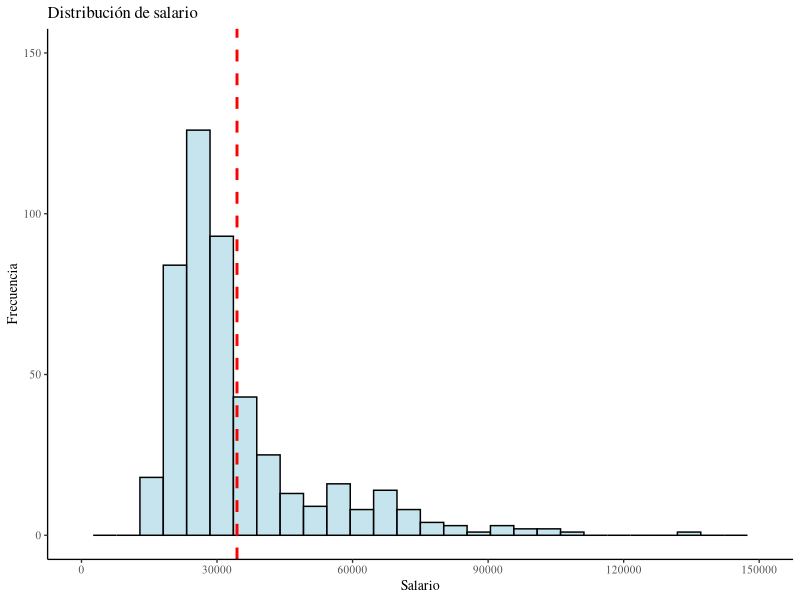
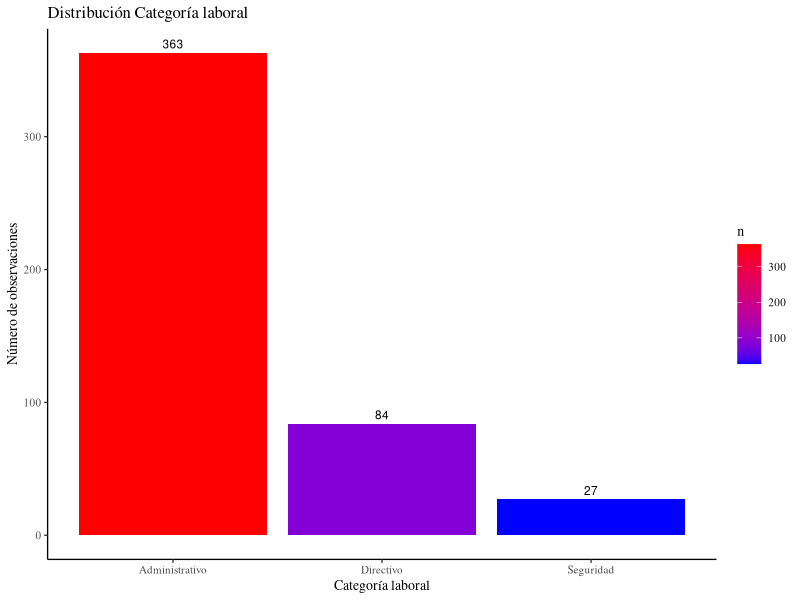

These charts were generated, in order, by the following R code: (Note: this script raises an error after producing the figures.)
#===============================================================================
# CURSO:   INICIACION A R PARA EL ANALISIS ESTADISTICO
# SCRIPT:  4. Visualizacion de datos en R
# AUTORES: Miguel A. Sorrel
# VERSION:   3.0
#===============================================================================

# Nota: Se omiten tildes

#===============================================================================
# 0. Importar la base de datos y cargar paquetes utiles
#===============================================================================

library(tidyverse)
library(ggplot2)

dat <- foreign::read.spss(file = "Empleados.sav", # Nombre del archivo (incluyendo la extension)
                          to.data.frame = TRUE) # Convertir en data frame?
spss.date <- function(x) as.Date(x/86400, origin = "1582-10-14")
dat$fechnac <- spss.date(dat$fechnac) # Transformar fechas de SPSS a fechas inteligibles
rm(spss.date) # Eliminar la funcion spss.date del Entorno

#----------------------------
# 1. Una variable continua
#----------------------------

dat %>%
  ggplot(aes(x = salario)) + 
  geom_histogram(fill = "lightblue", color = "black", alpha = 0.7) +
  geom_vline(xintercept = mean(dat$salario), color = "red", linetype = "dashed", size = 1) +
  scale_x_continuous(limits = c(0, 150000), breaks = seq(0, 150000, by = 30000)) +
  ylim(0, 150) +
  labs(title = "Distribución de salario",
       x = "Salario",
       y = "Frecuencia") +
  theme_classic(base_size = 10, base_family = "serif") 

#------------------------------
# 2. Una variable categorica
#------------------------------

# Categoria laboral
dat %>%
  count(catlab) %>%
  arrange(desc(n)) %>%
  ggplot(aes(x = reorder(catlab, -n), y = n, fill = n)) +
  geom_bar(stat = "identity") +
  scale_fill_gradient(low = "blue", high = "red") + 
  geom_text(aes(label = n), vjust = -0.5, size = 3) +  
  labs(title = "Distribución Categoría laboral", 
       x = "Categoría laboral", 
       y = "Número de observaciones") +
  theme_classic(base_size = 10, base_family = "serif")

#---------------------------------------------
# 3. Una variable continua y una o más categoricas
#---------------------------------------------

# Salario x Categoria laboral x sexo

dat %>% 
  ggplot(aes(x = reorder(catlab, salario,na.rm = TRUE), y = salario, fill = sexo)) +
  geom_boxplot() +
  geom_hline(yintercept = mean(salario), color = "blue", linetype = "dashed", size = 1) +
  scale_y_continuous(limits = c(0, 150000)) +
  theme(axis.text.x = element_text(angle = 45, hjust = 1)) +
  labs(title = "Distribución Salario por Categoría laboral y Sexo", 
       x = "Categoría laboral", 
       y = "Número de observaciones") +
  theme_classic(base_size = 10, base_family = "serif")

#------------------------------
# 4. Dos variables continuas y dos categoricas
#------------------------------

# Salario y Salario inicial x Categoria laboral y Sexo

dat %>% 
  ggplot(aes(x = salario, y = salini, color = catlab, shape = sexo)) +
  geom_point(size = 2) +
  scale_shape_manual(values=c(3, 16))+
  scale_x_continuous(limits = c(0, 150000), breaks = seq(0, 150000, by = 30000)) +
  scale_y_continuous(limits = c(0, 150000), breaks = seq(0, 150000, by = 30000)) +
  labs(title = "Gráfico de dispersión salario-salario inicial", 
       x = "Salario", 
       y = "Salario inicial") +
  theme_classic(base_size = 10, base_family = "serif")

#~~~~~
# Ejercicios
#~~~~~

# 1) Realiza una serie de ejercicios con la base de datos Empleados.sav:
#     a) Genera un histograma que ilustre la variable salini, ¿tenía alguien un salario anual mayor que 100.000 cuando entró en la empresa? (Responde Sí/No)
#     b) Genera un gráfico de cajas y bigotes que represente la distribución de salario según categoría laboral. ¿En cuál de las tres categorías podemos encontrar sueldos más bajos? (Responde Administrativo/Seguridad/Directivo)
#     c) Genera un gráfico de dispersión para representar la relación entre salario y tiempo en la empresa (tiempemp). ¿Se observa una alta correlación entre estas variables? (Responde Sí/No)
#     d) Genera un gráfico de cajas y bigotes para representar la relación entre salario, sexo y categoría laboral (cat) y tiempo en la empresa (tiempemp). En todos los casos donde aplica, uno de los dos sexos tiene distribuciones con salarios más eleveados. ¿De qué grupo se trata? (Responde: Hombres/Mujeres)
#     e) Replica el gráfico anterior pero cambiando minoria por sexo. ¿Qué grupo de directivos tiene una distribución de salarios más elevados, los pertenecientes a una minoría o los que no? Responde Sí/No para indica el grupo de minoría.
